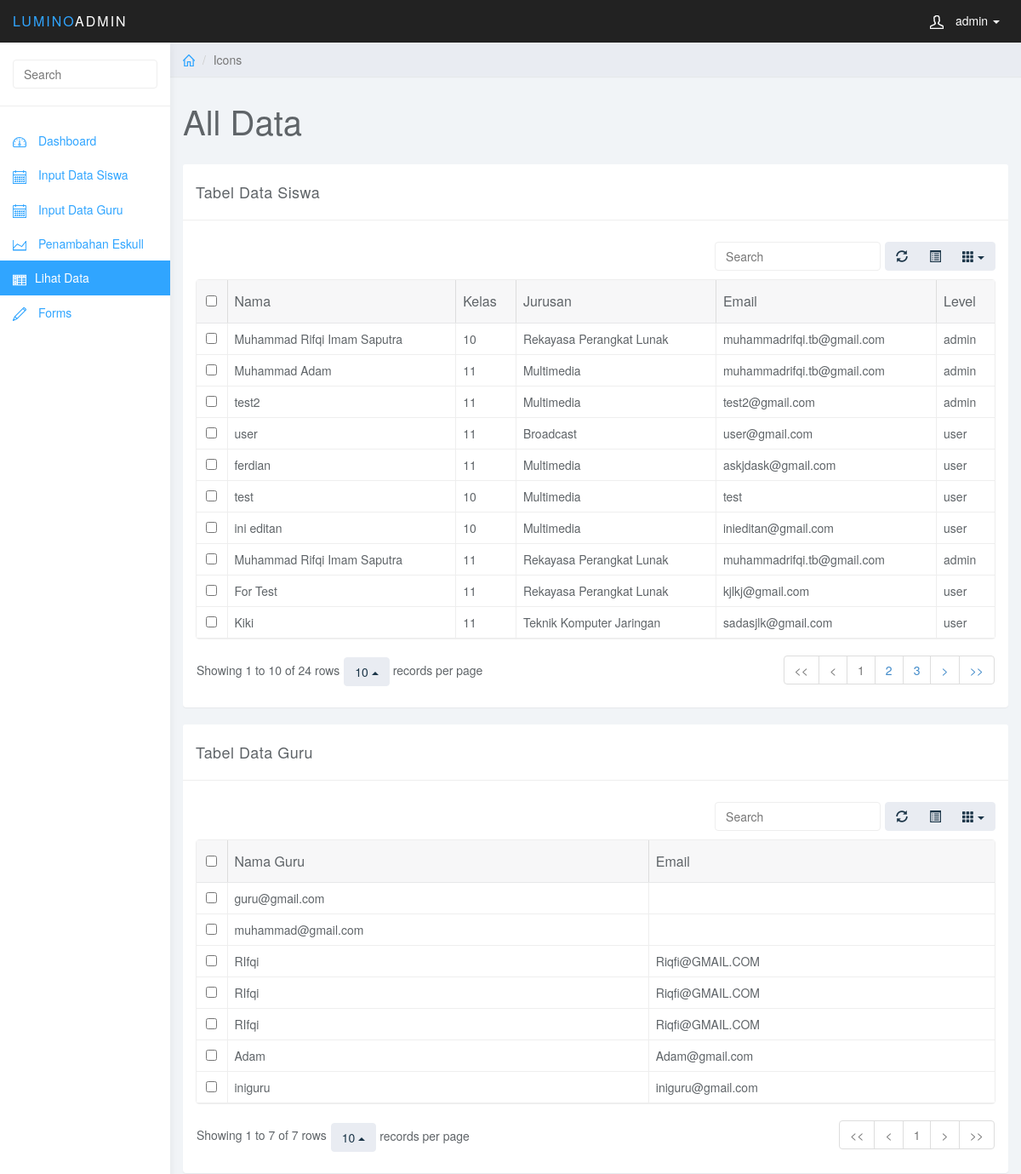
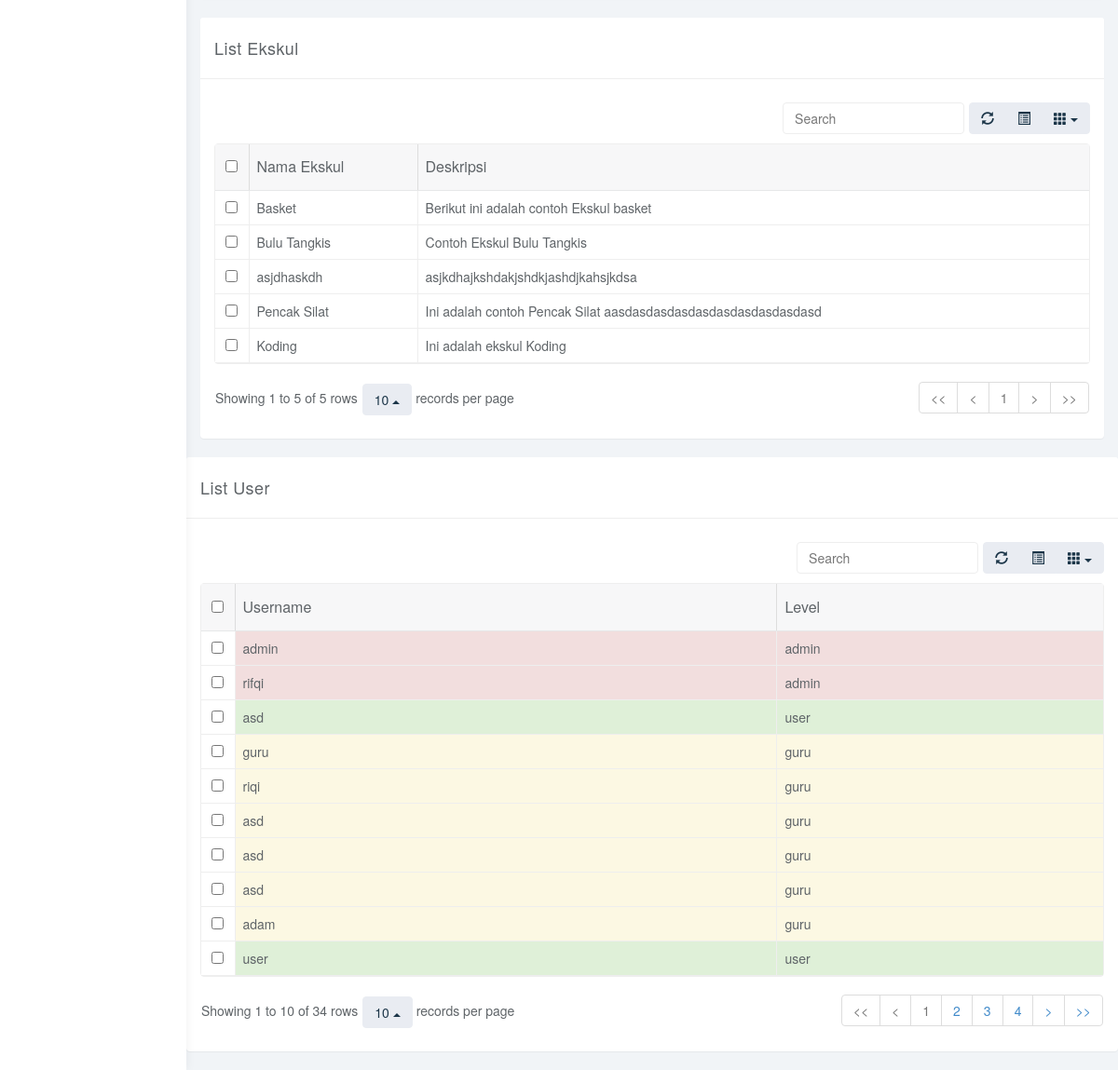
The page /lumino/tables.php (signed in) on the database its author committed (2 pictures, top to bottom).
### tables this page shows
CREATE TABLE `siswa` (
  `id_siswa` int(11) NOT NULL,
  `nis_siswa` int(100) NOT NULL,
  `nama` varchar(100) NOT NULL,
  `kelas` varchar(100) NOT NULL,
  `jurusan` varchar(100) NOT NULL,
  `email` varchar(200) NOT NULL
);

CREATE TABLE `kelas` (
  `id_kelas` int(11) NOT NULL,
  `kelas` varchar(100) NOT NULL
);

CREATE TABLE `jurusan` (
  `id_jurusan` int(11) NOT NULL,
  `jurusan` varchar(100) NOT NULL
);

CREATE TABLE `akun` (
  `id_akun` int(11) NOT NULL,
  `nis` int(100) NOT NULL,
  `username` varchar(50) NOT NULL,
  `password` varchar(50) NOT NULL,
  `level` enum('admin','user','guru') NOT NULL,
  `gambar` varchar(500) NOT NULL
);

CREATE TABLE `dataguru` (
  `id_guru` int(11) NOT NULL,
  `nis_guru` int(11) NOT NULL,
  `nama_guru` varchar(150) NOT NULL,
  `email_guru` varchar(200) NOT NULL
);

CREATE TABLE `ekskul` (
  `id_ekskul` int(11) NOT NULL,
  `nama_ekskul` varchar(50) NOT NULL,
  `deskripsi` text NOT NULL
);

### function/function.php (called while the page is built, shortened)
<?php
  function lihat_ekskul(){
    global $link;
    $query = "SELECT * FROM ekskul";
    $result = mysqli_query($link , $query) or die("Query lihat_ekskul ");
    return $result;
  }
  function tampil() {
    global $link;
    $query = "SELECT * FROM siswa JOIN kelas ON kelas.id_kelas = siswa.kelas
                                  JOIN jurusan ON jurusan.id_jurusan = siswa.jurusan
                                  JOIN akun ON siswa.nis_siswa = akun.nis";
    $result = mysqli_query($link , $query ) or die("Query tampil gagal");
    return $result;
  }
  function tampil_akun(){
    global $link;
    $query = "SELECT * FROM akun";
    $result = mysqli_query($link ,$query) or die('Query Tampil_Akun Gagal');
    return $result;
  }
  function tampilguru(){
    global $link;
    $query = "SELECT * FROM dataguru";
    $result = mysqli_query($link , $query) or die("Query tampilguru gagal");
    return $result;
  }
 ?>

### lumino/tables.php (the view, shortened to what this page needs)
<?php
require_once('../db/connect.php');
require_once('../function/function.php');
$hasil = tampil();
$hasil2 = lihat_ekskul();
$hasil3 = tampil_akun();
$guru = tampilguru();
 ?>
<!DOCTYPE html>
<html>
<head>
<link href="css/bootstrap.min.css" rel="stylesheet">
<link href="css/datepicker3.css" rel="stylesheet">
<link href="css/bootstrap-table.css" rel="stylesheet">
<link href="css/styles.css" rel="stylesheet">
</head>
<body>
	<nav class="navbar navbar-inverse navbar-fixed-top" role="navigation">
		<div class="container-fluid">
			<div class="navbar-header">
				<a class="navbar-brand" href="#"><span>Lumino</span>Admin</a>
				<ul class="user-menu">
					<li class="dropdown pull-right">
						<a href="#" class="dropdown-toggle" data-toggle="dropdown"><svg class="glyph stroked male-user"><use xlink:href="#stroked-male-user"></use></svg> <?php echo $_SESSION['username']; ?> <span class="caret"></span></a>
					</li>
				</ul>
			</div>
		</div>
	</nav>
	<div id="sidebar-collapse" class="col-sm-3 col-lg-2 sidebar">
		<form role="search">
			<div class="form-group">
				<input type="text" class="form-control" placeholder="Search">
			</div>
		</form>
		<ul class="nav menu">
      <li><a href="index.php"><svg class="glyph stroked dashboard-dial"><use xlink:href="#stroked-dashboard-dial"></use></svg> Dashboard</a></li>
      <li><a href="input.php"><svg class="glyph stroked calendar"><use xlink:href="#stroked-calendar"></use></svg> Input Data Siswa</a></li>
			<li><a href="inputguru.php"><svg class="glyph stroked calendar"><use xlink:href="#stroked-calendar"></use></svg> Input Data Guru</a></li>
			<li><a href="charts.php"><svg class="glyph stroked line-graph"><use xlink:href="#stroked-line-graph"></use></svg> Penambahan Eskull </a></li>
			<li class="active"><a href="tables.php"><svg class="glyph stroked table"><use xlink:href="#stroked-table"></use></svg>Lihat Data</a></li>
			<li><a href="forms.php"><svg class="glyph stroked pencil"><use xlink:href="#stroked-pencil"></use></svg> Forms </a></li>
    </ul>
	</div>
	<div class="col-sm-9 col-sm-offset-3 col-lg-10 col-lg-offset-2 main">
		<div class="row">
			<ol class="breadcrumb">
				<li><a href="#"><svg class="glyph stroked home"><use xlink:href="#stroked-home"></use></svg></a></li>
				<li class="active">Icons</li>
			</ol>
		</div>
		<div class="row">
			<div class="col-lg-12">
				<h1 class="page-header"> All Data </h1>
			</div>
		</div>
		<div class="row">
			<div class="col-lg-12">
				<div class="panel panel-default">
					<div class="panel-heading">Tabel Data Siswa</div>
					<div class="panel-body">
						<table data-toggle="table" data-url=""  data-show-refresh="true" data-show-toggle="true" data-show-columns="true" data-search="true" data-select-item-name="toolbar1" data-pagination="true" data-sort-name="name" data-sort-order="desc">
						    <thead>
						    <tr>
                    <th data-field="nama" data-sortable="true">Nama</th>
						        <th data-field="kelas" data-sortable="true">Kelas</th>
						        <th data-field="jurusan"  data-sortable="true">Jurusan</th>
                    <th data-field="email" data-sortable="true">Email</th>
						        <th data-field="level" data-sortable="true">Level</th>
						    </tr>
						    </thead>
                <?php while ($row = mysqli_fetch_assoc($hasil)) { ?>
              <tr>
                  <td><?php echo $row['nama']; ?></td>
                  <td><?php echo $row['kelas']; ?></td>
                  <td><?php echo $row['jurusan']; ?></td>
                  <td><?php echo $row['email']; ?></td>
                  <td><?php echo $row['level']; ?></td>
              </tr>
                <?php } ?>
						</table>
					</div>
				</div>
			</div>
		</div>
    <div class="row">
			<div class="col-lg-12">
				<div class="panel panel-default">
					<div class="panel-heading">Tabel Data Guru</div>
					<div class="panel-body">
						<table data-toggle="table" data-url=""  data-show-refresh="true" data-show-toggle="true" data-show-columns="true" data-search="true" data-select-item-name="toolbar1" data-pagination="true" data-sort-name="name" data-sort-order="desc">
						    <thead>
						    <tr>
                    <th data-field="nama" data-sortable="true">Nama Guru</th>
						        <th data-field="kelas" data-sortable="true">Email</th>
						    </tr>
						    </thead>
                <?php while ($row4 = mysqli_fetch_assoc($guru)) { ?>
              <tr>
                  <td><?php echo $row4['nama_guru']; ?></td>
                  <td><?php echo $row4['email_guru']; ?></td>
              </tr>
                <?php } ?>
						</table>
					</div>
				</div>
			</div>
		</div>
    <div class="row">
			<div class="col-lg-12">
				<div class="panel panel-default">
					<div class="panel-heading">List Ekskul</div>
					<div class="panel-body">
						<table data-toggle="table" data-url=""  data-show-refresh="true" data-show-toggle="true" data-show-columns="true" data-search="true" data-select-item-name="toolbar1" data-pagination="true" data-sort-name="name" data-sort-order="desc">
						    <thead>
						    <tr>
                    <th data-field="nama_ekskul" data-sortable="true">Nama Ekskul</th>
						        <th data-field="deskripsi" data-sortable="true">Deskripsi</th>
						    </tr>
						    </thead>
                <?php while ($row2 = mysqli_fetch_assoc($hasil2)) { ?>
              <tr>
                  <td><?php echo $row2['nama_ekskul']; ?></td>
                  <td><?php echo $row2['deskripsi']; ?></td>
              </tr>
                <?php } ?>
						</table>
					</div>
				</div>
			</div>
      <div class="row">
  			<div class="col-lg-12">
  				<div class="panel panel-default">
  					<div class="panel-heading">List User</div>
  					<div class="panel-body">
  						<table data-toggle="table" data-url=""  data-show-refresh="true" data-show-toggle="true" data-show-columns="true" data-search="true" data-select-item-name="toolbar1" data-pagination="true" data-sort-name="name" data-sort-order="desc">
  						    <thead>
  						    <tr>
                      <th data-field="username" data-sortable="true">Username</th>
  						        <th data-field="level" data-sortable="true">Level</th>
  						    </tr>
  						    </thead>
                  <?php while ($row3 = mysqli_fetch_assoc($hasil3)) { ?>
                <tr>
                  <?php
                  if ($row3['level'] == 'admin') {
                    echo '
                      <td class="danger"></td>
                      <td class="danger"> '.$row3['username'].' </td>
                      <td class="danger">'.$row3['level'].'</td>';
                  } elseif ($row3['level'] == 'guru') {
                    echo '
                      <td class="warning"></td>
                      <td class="warning"> '.$row3['username'].' </td>
                      <td class="warning">'.$row3['level'].'</td>';
                  } else {
                    echo '
                      <td class="success"></td>
                      <td class="success"> '.$row3['username'].' </td>
                      <td class="success">'.$row3['level'].'</td>';
                  }
                   ?>
                </tr>
                  <?php } ?>
  						</table>
  					</div>
  				</div>
  			</div>
  		</div>
		</div>
					</div>
</body>
</html>

### lumino/css/styles.css (style rules this page uses)
body { background: #f1f4f7; padding-top: 50px; color: #5f6468; }
a, a:hover, a:focus { color: #30a5ff; }
h1, h2, h3, h4, h5, h6 { color: #5f6468; }
h1 { font-weight: 300; font-size: 40px; }
.form-control { border: 1px solid #eee; box-shadow: none; }
.navbar-header .navbar-brand { color: #fff; font-size: 16px; text-transform: uppercase; font-weight: 500; letter-spacing: 2px; }
.navbar-header .navbar-brand span { color: #30a5ff; }
.panel { border: 0; }
.panel-heading { font-size: 18px; font-weight: 300; letter-spacing: 0.025em; height: 66px; line-height: 45px; }
.panel-default .panel-heading { background: #fff; border-bottom: 1px solid #eee; color: #5f6468; }
.navbar { border: 0; }
.user-menu { display: inline-block; margin-top: 14px; margin-right: 10px; float: right; list-style: none; padding: 0; }
.user-menu a { color: #fff; }
.sidebar { display: block; background-color: #fff; padding: 0; display: none; }
.sidebar form { padding: 20px 15px 5px 15px; border-bottom: 1px solid #eee; margin-bottom: 20px; }
@media (min-width: 768px) { .sidebar { display: block; position: fixed; top: 50px; bottom: 0; left: 0; z-index: 1000; display: block; margin: 0; padding: 0; overflow-x: hidden; overflow-y: auto; background-color: #fff; box-shadow: 1px 0px 10px rgba(0, 0, 0, .05); } }
@media (min-width: 768px) { .navbar-header { width: 100%; } }
.sidebar ul.nav .active a, .sidebar ul.nav li.parent a.active, .sidebar ul.nav .active > a:hover, .sidebar ul.nav li.parent a.active:hover, .sidebar ul.nav .active > a:focus, .sidebar ul.nav li.parent a.active:focus { color: #fff; background-color: #30a5ff; }
.breadcrumb { border-radius: 0; padding: 10px 15px; background: #e9ecf2; box-shadow: 0 1px 1px rgba(0, 0, 0, .05); margin: 0 ; }
h1.page-header { margin-top: 30px; border-bottom: 0; }
.table { background: #fff; }
.sidebar .glyph, .user-menu .glyph { height: 16px; width: 16px; margin: 0 10px 0 0; stroke-width: 3px; }
.user-menu .glyph { stroke-width: 4px; }
.breadcrumb .glyph { height: 14px; width: 14px; margin: -2px 0 0 0; stroke-width: 4px; }
.glyph.table { background: none; border: none; }

### rows shown on the page
siswa: nama "Muhammad Rifqi Imam Saputra", kelas.kelas "10", jurusan.jurusan "Rekayasa Perangkat Lunak", email "muhammadrifqi.tb@gmail.com", akun.level "admin"
siswa: nama "Muhammad Adam", kelas.kelas "11", jurusan.jurusan "Multimedia", email "muhammadrifqi.tb@gmail.com", akun.level "admin"
siswa: nama "test2", kelas.kelas "11", jurusan.jurusan "Multimedia", email "test2@gmail.com", akun.level "admin"
siswa: nama "user", kelas.kelas "11", jurusan.jurusan "Broadcast", email "user@gmail.com", akun.level "user"
siswa: nama "ferdian", kelas.kelas "11", jurusan.jurusan "Multimedia", email "askjdask@gmail.com", akun.level "user"
siswa: nama "test", kelas.kelas "10", jurusan.jurusan "Multimedia", email "test", akun.level "user"
siswa: nama "ini editan", kelas.kelas "10", jurusan.jurusan "Multimedia", email "inieditan@gmail.com", akun.level "user"
siswa: nama "Muhammad Rifqi Imam Saputra", kelas.kelas "11", jurusan.jurusan "Rekayasa Perangkat Lunak", email "muhammadrifqi.tb@gmail.com", akun.level "admin"
siswa: nama "For Test", kelas.kelas "11", jurusan.jurusan "Rekayasa Perangkat Lunak", email "kjlkj@gmail.com", akun.level "user"
siswa: nama "Kiki", kelas.kelas "11", jurusan.jurusan "Teknik Komputer Jaringan", email "sadasjlk@gmail.com", akun.level "user"
dataguru: nama_guru "guru@gmail.com"
dataguru: nama_guru "muhammad@gmail.com"
dataguru: nama_guru "RIfqi", email_guru "Riqfi@GMAIL.COM"
dataguru: nama_guru "RIfqi", email_guru "Riqfi@GMAIL.COM"
dataguru: nama_guru "RIfqi", email_guru "Riqfi@GMAIL.COM"
dataguru: nama_guru "Adam", email_guru "Adam@gmail.com"
dataguru: nama_guru "iniguru", email_guru "iniguru@gmail.com"
ekskul: nama_ekskul "Basket", deskripsi "Berikut ini adalah contoh Ekskul basket"
ekskul: nama_ekskul "Bulu Tangkis", deskripsi "Contoh Ekskul Bulu Tangkis"
ekskul: nama_ekskul "asjdhaskdh", deskripsi "asjkdhajkshdakjshdkjashdjkahsjkdsa"
ekskul: nama_ekskul "Pencak Silat", deskripsi "Ini adalah contoh Pencak Silat aasdasdasdasdasdasdasdasdasdasd"
ekskul: nama_ekskul "Koding", deskripsi "Ini adalah ekskul Koding"
akun: username "admin", level "admin"
akun: username "rifqi", level "admin"
akun: username "asd", level "user"
akun: username "guru", level "guru"
akun: username "riqi", level "guru"
akun: username "asd", level "guru"
akun: username "asd", level "guru"
akun: username "asd", level "guru"
akun: username "adam", level "guru"
akun: username "user", level "user"

### other values the page prints
$_SESSION['username'] "admin"
